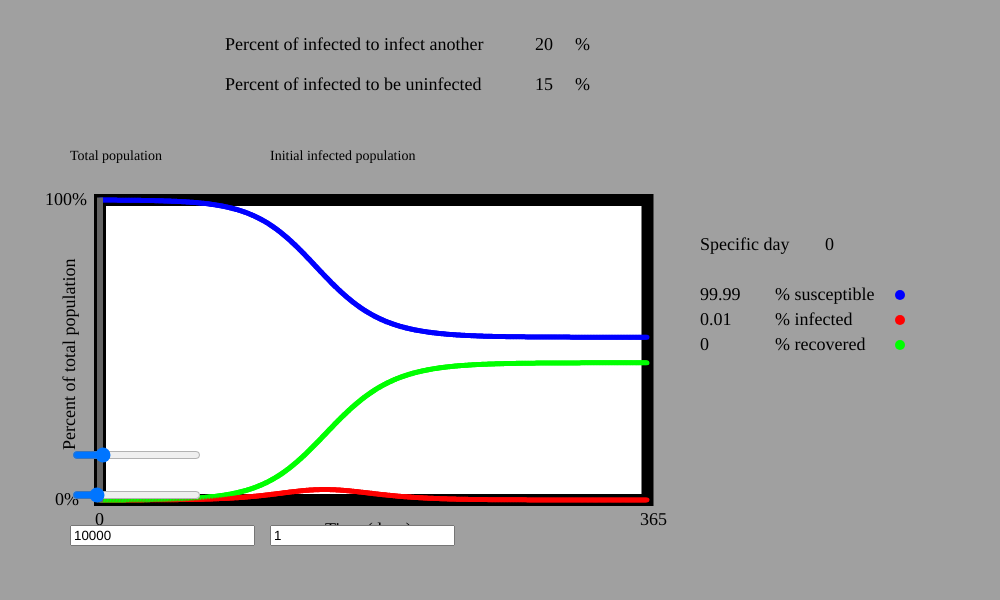
Frame 1 (no input)
Frame 60 (no input): identical to frame 1, image omitted
Frame 120 (the mouse pressed at the canvas centre since frame 60): identical to frame 1, image omitted

The p5.js sketch that drew this single still picture (run headless with seeded random() and noise() and a simulated clock; from frame 60 on, the mouse is pressed at the canvas centre):

// p5.js sketch
// ── sketch.js
var N; 																				//total population
var I;																				//infected population
var S = N-I;																	//susceptible population
var R = 0;																		//recovered population
var Ninput, Iinput;
var CONSlider, CURSlider,TIMESlider;					//variables for sliders
var TSL = 360;																//variable for translating sliders and text boxes

function setup() {
  createCanvas(1000,600);
  background(160);
  CONSlider = createSlider(0, 100, 20);				//slider for contagiousness
  CONSlider.position(70, 85+TSL);		
  CONSlider.style('float');
  CURSlider = createSlider(0, 100, 15);				//slider for recovery frequency
  CURSlider.position(70, 125+TSL);
  CURSlider.style('float');
  
  TIMESlider = createSlider(0,365,0);					//slider for selecting a specific time
  TIMESlider.position(700,250+TSL);

	Ninput = createInput('10000');							//text box for total population
	Ninput.position(70,165+TSL);
	Iinput = createInput('1');									//text box for initial infected population
	Iinput.position(270,165+TSL);
 
}

function draw() {
	textSize(18);
	textFont("Trebuchet MS");
	
if (float(Iinput.value()) <= 0) {
	noStroke();																	//program does nothing if initial infected < 0
	textSize(22);
	fill(255,0,0);
	text("Number of infected must be positive",500,150);
	text("and cannot be greater than the total population",500,175);
	textSize(12);	
	
} else if (float(Ninput.value()) >= float(Iinput.value())) {
	SIR();																			//program starts if infected < total population
	noFill();		
	strokeWeight(0);
	fill(0);																		//slider labels
  text("Percent of infected to infect another",225,50);
  text("Percent of infected to be uninfected",225,90);
  text("Specific day",700,250);	
  text("%",575,50);
  text("%",575,90);
  
  textSize(14);
  text("Total population",70,160);						//text box labels
  text("Initial infected population",270,160);
  
  textSize(18);
  text("% susceptible",775,300);							//labels for three categories
	text("% infected",775,325);									
	text("% recovered",775,350);
	
	text("Time (days)",325,535);								//graph labels
	rotate(-HALF_PI);														
	text("Percent of total population",-450,75);
	rotate(HALF_PI);
	text("100%",45,205);
	text("0%",55,505);
	text("0",95,525);
	text("365",640,525);
	
	strokeWeight(0);
	fill(0,0,255);															//colored circles for legend
  ellipse(900,295,10,10);
  fill(255,0,0);
	ellipse(900,320,10,10);
	fill(0,255,0);
	ellipse(900,345,10,10);
	fill(160);
} else {
	noStroke();																	//program stops if initial infected > initial population
	textSize(22);
	fill(255,0,0);
	text("Number of infected must be positive",500,150);
	text("and cannot be greater than the total population",500,175);
	textSize(12);
}
}
 
function SIR() {
	
	N = Ninput.value();													//population
	I = Iinput.value();													//uninfected susceptible population
	S = N-I;
	
	push();
	reset();																		//reset variables and canvas to initial state
	
	translate(100,100);
	var CON = CONSlider.value()/100;
  var CUR = CURSlider.value()/100;
  var sArr = [];															//array for susceptible
	var iArr = [];															//array for infected
	var rArr = [];															//array for recovered

for (var time = 0;time<=365;time++) {	
	var s = S/N;																//ratio of susceptible to total
	var i = I/N;																//ratio of infected to total
	var r = R/N;																//ratio of recovered to total

	sArr.push(s);																//push values into arrays
	iArr.push(i);
	rArr.push(r);
	
	s = sArr[time] - sArr[time]*iArr[time]*CON;	//recursive functions
  i = iArr[time] + sArr[time]*iArr[time]*CON - iArr[time]*CUR;
  r = rArr[time] + iArr[time]*CUR; 

	S = s*N;																		//set consecutive values for variables
	I = i*N;
	R = r*N;
}
for (var Gtime = 0;Gtime<365;Gtime++) {				//Gtime is variable specifically used for graphing
	strokeWeight(5);
	stroke(0,0,255);														//lines connected consecutive values in array
	line(1.5*Gtime,400-300*sArr[Gtime],1.5*Gtime+1,400-300*sArr[Gtime+1]);
	stroke(255,0,0);
	line(1.5*Gtime,400-300*iArr[Gtime],1.5*Gtime+1,400-300*iArr[Gtime+1]);
	stroke(0,255,0);
	line(1.5*Gtime,400-300*rArr[Gtime],1.5*Gtime+1,400-300*rArr[Gtime+1]);
}
	pop();
	var TIM = TIMESlider.value()
	stroke(100);
	strokeWeight(5);														//line for x = specific time
	rect(1.5*TIM+99.5,200,1,300);
											
	sRnd = round(sArr[TIM]*100000)/1000;				//round array value to nearest thousandth
	iRnd = round(iArr[TIM]*100000)/1000;
	rRnd = round(rArr[TIM]*100000)/1000;
	
	noStroke(0);
	fill(0);
	text(sRnd,700,300);													//print value of s ratio at Specific day
	text(iRnd,700,325);													//print value of i ratio at Specific day
	text(rRnd,700,350);													//print value of r ratio at Specific day
	
	text(TIMESlider.value(),825,250);						//print slider values
  text(CONSlider.value(),535,50);
  text(CURSlider.value(),535,90);
}

function reset() {														//resets all variables as initial values
	clear();
	background(160);

	strokeWeight(12);														//graph boundaries
	stroke(0);
	fill(255);
	rect(100,200,365*1.5,300);									//covers canvas where graphs are

	N = Ninput.value(); 															
	I = Iinput.value();																
	I = N-S;															
	R = 0;
	time = 0;
}
